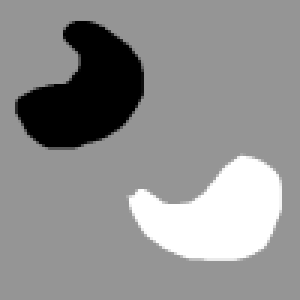
#> input picture images/segementation/1.bmp, 100 x 100 px (shown 3 times larger); its folder holds only this picture in this run
$ python segementation.py
#> lines starting #> are read from the running program, lines starting #| are printed output that depends on the picture; after the words box and inside, x2 and y2 are one past the last pixel; in counts of white or black regions, pixels touching at a corner belong together
import os
import cv2
import numpy as np
from typing import List
from itertools import product

SOURCE_PATH = "images/segementation"
DIST_PATH = "images/segementation-results"


# Otsu's Method
def otsu(image: np.ndarray) -> np.ndarray:
    assert len(image.shape) == 2, "must be grayscale image"

    # get histogram
    hist, _ = np.histogram(image, bins=256, range=(0, 255))
    hist_p = hist / hist.sum()  # probability density

    # set initial values
    w0 = 0.0
    sum_ipi = 0.0
    sum_ipi_all = hist_p.dot(np.arange(256))
    sigma_b_max = 0.0
    sigma_b_max_t = 0

    # find optimal threshold
    for t in range(256):
        w0 += hist_p[t]
        sum_ipi += t * hist_p[t]
        w1 = 1 - w0
        mu0 = sum_ipi / w0 if w0 > 0 else 0
        mu1 = (sum_ipi_all - sum_ipi) / w1 if w1 > 0 else 0

        sigma_b = w0 * w1 * (mu0 - mu1) ** 2
        if sigma_b > sigma_b_max:
            sigma_b_max = sigma_b
            sigma_b_max_t = t

    # return mask
    return (image > sigma_b_max_t).astype(np.uint8) * 255


def region_growing(image: np.ndarray, seed: List, threshold: int) -> np.ndarray:
    assert len(image.shape) == 2, "must be grayscale image"

    mask = np.zeros_like(image, dtype=np.uint8)
    stack = seed.copy()

    while len(stack) > 0:
        x, y = stack.pop()
        mask[x, y] = 255

        for i in range(x - 1, x + 2):
            for j in range(y - 1, y + 2):
                if i < 0 or j < 0 or i >= image.shape[0] or j >= image.shape[1]:
                    continue
                if (
                    mask[i, j] == 0
                    and abs(int(image[i, j]) - int(image[x, y])) < threshold
                ):
                    stack.append([i, j])

    return mask


def get_edge_from_mask(mask_image: np.ndarray) -> np.ndarray:
    assert len(mask_image.shape) == 2, "must be grayscale image"

    # [13 lines of commented-out code are left out]

    return cv2.Canny(mask_image, 100, 200)


if __name__ == "__main__":
    os.makedirs(DIST_PATH, exist_ok=True)

    for filename in os.listdir(SOURCE_PATH):
        img = cv2.imread(os.path.join(SOURCE_PATH, filename), cv2.IMREAD_GRAYSCALE)
#> img is the input picture: shape (100, 100); min 0, max 255, mean 144.5

        # method otsu
        ostu_mask = otsu(img)
#> in otsu, `hist, _ = np.histogram(image, bins=256, range=(0, 255))`: hist = 256 values, max 7632 at index 149, min 0 at index 1, mean 39.06
#> in otsu, `hist_p = hist / hist.sum()`: hist_p = 256 values, max 0.763 at index 149, min 0 at index 1, mean 0.00391
#> in otsu, `sum_ipi_all = hist_p.dot(np.arange(256))`: sum_ipi_all = 144.5
#> the loop in otsu, `for t in range(256):` made 256 passes
#> (w0, sum_ipi, w1, mu0, mu1, sigma_b, sigma_b_max) on passes 1, 4, 6, 9, 12, 14, 17, 20, 23, 26, 28, 31: (0.102, 0, 0.898, 0, 160.9, 2375.9, 2375.9), (0.103, 0.0018, 0.897, 0.0175, 161, 2390.9, 2390.9), (0.103, 0.0038, 0.897, 0.0368, 161.1, 2400.6, 2400.6), (0.104, 0.007, 0.896, 0.0676, 161.2, 2410, 2410), (0.104, 0.0169, 0.895, 0.162, 161.3, 2430.2, 2430.2), (0.105, 0.0299, 0.894, 0.283, 161.5, 2452, 2452), (0.106, 0.0331, 0.894, 0.313, 161.5, 2456.2, 2456.2), (0.106, 0.0369, 0.894, 0.348, 161.5, 2460.2, 2460.2), (0.106, 0.0413, 0.894, 0.389, 161.6, 2464, 2464), (0.106, 0.0438, 0.894, 0.412, 161.6, 2465.8, 2465.8), (0.106, 0.0465, 0.894, 0.437, 161.6, 2467.6, 2467.6), (0.106, 0.0495, 0.894, 0.465, 161.6, 2469.2, 2469.2)
#> (w0, sum_ipi, w1, mu0, mu1, sigma_b) on passes 2, 3, 5, 7, 8, 10: (0.102, 0, 0.898, 0, 160.9, 2375.9), (0.102, 0, 0.898, 0, 160.9, 2375.9), (0.103, 0.0018, 0.897, 0.0175, 161, 2390.9), (0.103, 0.0038, 0.897, 0.0368, 161.1, 2400.6), (0.103, 0.0038, 0.897, 0.0368, 161.1, 2400.6), (0.104, 0.007, 0.896, 0.0676, 161.2, 2410)
#> after the loop in otsu, `for t in range(256):`: sigma_b_max = 2501.8; sigma_b_max_t = 81; sum_ipi = 144.5; w0 = 1
#> in otsu, `return (image > sigma_b_max_t).astype(np.uint8) * 255`:
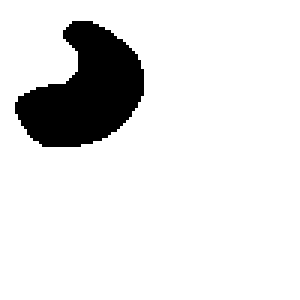
#> returned value: shape (100, 100) (shown 3 times larger); 89% white; 1 black region, box (x1, y1, x2, y2) and area: (5, 7, 48, 49) 1102
        ostu_edge = get_edge_from_mask(ostu_mask)
#> in get_edge_from_mask, `return cv2.Canny(mask_image, 100, 200)`:
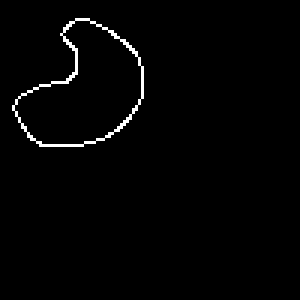
#> returned value: shape (100, 100) (shown 3 times larger); 1.5% white in thin lines or dots, all inside (x1, y1, x2, y2) = (4, 6, 48, 49)
        os.makedirs(os.path.join(DIST_PATH, "otsu"), exist_ok=True)
        cv2.imwrite(
            os.path.join(DIST_PATH, "otsu", filename.split(".")[0] + "-mask.jpg"),
            ostu_mask,
        )
        cv2.imwrite(
            os.path.join(DIST_PATH, "otsu", filename.split(".")[0] + "-edge.jpg"),
            ostu_edge,
        )

        # method region growing
        threshold = 8

        rg_mask = region_growing(img, [[0, 0]], threshold)
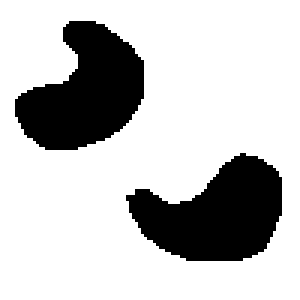
#> rg_mask: shape (100, 100) (shown 3 times larger); 76.5% white; 2 black regions, box (x1, y1, x2, y2) and area: (42, 51, 94, 87) 1184, (5, 7, 48, 50) 1166
        rg_edge = get_edge_from_mask(rg_mask)
#> in get_edge_from_mask (call 2), `return cv2.Canny(mask_image, 100, 200)`:
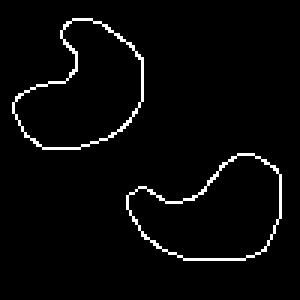
#> returned value: shape (100, 100) (shown 3 times larger); 3% white in thin lines or dots, all inside (x1, y1, x2, y2) = (4, 6, 94, 87)
        os.makedirs(
            os.path.join(DIST_PATH, f"region-growing-{threshold}"), exist_ok=True
        )
        cv2.imwrite(
            os.path.join(
                DIST_PATH,
                f"region-growing-{threshold}",
                filename.split(".")[0] + "-mask.jpg",
            ),
            rg_mask,
        )
        cv2.imwrite(
            os.path.join(
                DIST_PATH,
                f"region-growing-{threshold}",
                filename.split(".")[0] + "-edge.jpg",
            ),
            rg_edge,
        )

        # use different color to label edge in original image
        new_img = cv2.cvtColor(img, cv2.COLOR_GRAY2RGB)
        new_img[rg_edge > 0] = [0, 255, 0]
        new_img[ostu_edge > 0] = [0, 0, 255]
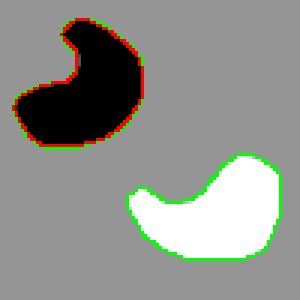
#> new_img: shape (100, 100, 3) (shown 3 times larger); mean B, G, R 139.9, 145.4, 143.7
        os.makedirs(os.path.join(DIST_PATH, "compare"), exist_ok=True)
        cv2.imwrite(
            os.path.join(DIST_PATH, "compare", filename.split(".")[0] + ".jpg"), new_img
        )

$ run again, on images/segementation/5.bmp
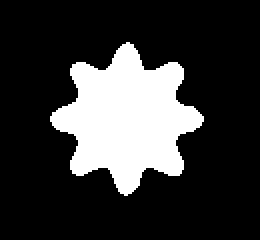
#> input picture images/segementation/5.bmp, 130 x 120 px (shown 2 times larger)
#> img: shape (120, 130); values 100 (black) and 180 (white), 21.5% white; 1 white region, box (x1, y1, x2, y2) and area: (25, 21, 102, 98) 3350
#> hist = 256 values, max 12250 at index 100, min 0 at index 0, mean 60.94
#> hist_p = 256 values, max 0.785 at index 100, min 0 at index 0, mean 0.00391
#> sum_ipi_all = 117.2
#> the loop in otsu, `for t in range(256):` made 256 passes
#> (w0, sum_ipi, w1, mu0, mu1, sigma_b, sigma_b_max) on pass 101: (0.785, 78.53, 0.215, 100, 180, 1079.2, 1079.2)
#> after the loop in otsu, `for t in range(256):`: sigma_b_max = 1079.2; sigma_b_max_t = 100; sum_ipi = 117.2; w0 = 1
#> in get_edge_from_mask, `return cv2.Canny(mask_image, 100, 200)`:
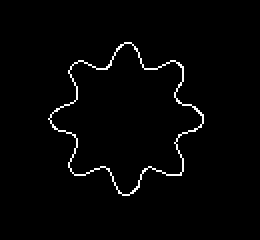
#> returned value: shape (120, 130) (shown 2 times larger); 1.8% white in thin lines or dots, all inside (x1, y1, x2, y2) = (24, 21, 102, 98)
#> new_img is the input picture: shape (120, 130, 3); values 100 (black) and 180 (white), 21.5% white; 1 white region, box (x1, y1, x2, y2) and area: (25, 21, 102, 98) 3350
#> `new_img[ostu_edge > 0] = [0, 0, 255]`:
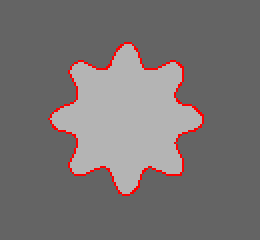
#> new_img: shape (120, 130, 3) (shown 2 times larger); mean B, G, R 114.6, 114.6, 119.3

$ run again, on images/segementation/2.bmp
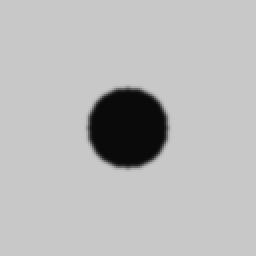
#> input picture images/segementation/2.bmp, 128 x 128 px (shown 2 times larger)
#> img is the input picture: shape (128, 128); min 10, max 200, mean 185.4
#> hist = 256 values, max 14744 at index 200, min 0 at index 0, mean 64
#> hist_p = 256 values, max 0.9 at index 200, min 0 at index 0, mean 0.00391
#> sum_ipi_all = 185.4
#> the loop in otsu, `for t in range(256):` made 256 passes
#> (w0, sum_ipi, w1, mu0, mu1, sigma_b, sigma_b_max) on passes 11, 12, 13, 14, 15, 18, 19, 28: (0.0566, 0.566, 0.943, 10, 196, 1847.6, 1847.6), (0.0588, 0.591, 0.941, 10.04, 196.4, 1923, 1923), (0.0608, 0.614, 0.939, 10.1, 196.8, 1989.5, 1989.5), (0.0618, 0.627, 0.938, 10.15, 197, 2022.5, 2022.5), (0.0627, 0.64, 0.937, 10.21, 197.2, 2055.2, 2055.2), (0.0647, 0.674, 0.935, 10.41, 197.5, 2118.6, 2118.6), (0.0652, 0.682, 0.935, 10.47, 197.6, 2134.4, 2134.4), (0.0667, 0.722, 0.933, 10.83, 197.9, 2176.7, 2176.7)
#> after the loop in otsu, `for t in range(256):`: sigma_b_max = 2340.5; sigma_b_max_t = 106; sum_ipi = 185.4; w0 = 1
#> in otsu, `return (image > sigma_b_max_t).astype(np.uint8) * 255`:
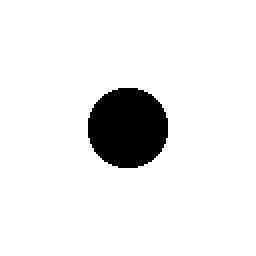
#> returned value: shape (128, 128) (shown 2 times larger); 92.2% white; 1 black region, box (x1, y1, x2, y2) and area: (44, 44, 84, 84) 1280
#> rg_mask: shape (128, 128); 91.1% white; 1 black region, box (x1, y1, x2, y2) and area: (43, 43, 85, 85) 1452
#> `new_img[ostu_edge > 0] = [0, 0, 255]`:
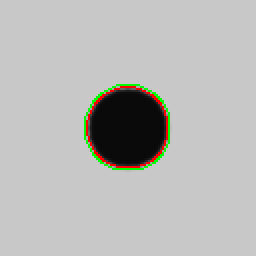
#> new_img: shape (128, 128, 3) (shown 2 times larger); mean B, G, R 182.9, 185.1, 185
